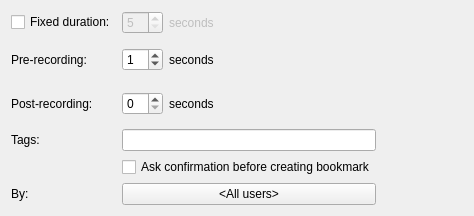
<?xml version="1.0" encoding="UTF-8"?>
<ui version="4.0">
 <class>BookmarkBusinessActionWidget</class>
 <widget class="QWidget" name="BookmarkBusinessActionWidget">
  <property name="geometry">
   <rect>
    <x>0</x>
    <y>0</y>
    <width>474</width>
    <height>216</height>
   </rect>
  </property>
  <property name="windowTitle">
   <string/>
  </property>
  <layout class="QGridLayout" name="gridLayout">
   <item row="1" column="2">
    <widget class="QWidget" name="recordBeforeWidget" native="true">
     <property name="enabled">
      <bool>true</bool>
     </property>
     <layout class="QHBoxLayout" name="horizontalLayout_4" stretch="0,1">
      <property name="leftMargin">
       <number>0</number>
      </property>
      <property name="topMargin">
       <number>0</number>
      </property>
      <property name="rightMargin">
       <number>0</number>
      </property>
      <property name="bottomMargin">
       <number>0</number>
      </property>
      <item>
       <widget class="QSpinBox" name="recordBeforeSpinBox">
        <property name="suffix">
         <string/>
        </property>
        <property name="minimum">
         <number>0</number>
        </property>
        <property name="maximum">
         <number>30</number>
        </property>
        <property name="value">
         <number>1</number>
        </property>
       </widget>
      </item>
      <item>
       <widget class="QLabel" name="recordBeforeSuffixLabel">
        <property name="text">
         <string>seconds</string>
        </property>
       </widget>
      </item>
     </layout>
    </widget>
   </item>
   <item row="2" column="2">
    <widget class="QWidget" name="recordAfterWidget" native="true">
     <property name="enabled">
      <bool>true</bool>
     </property>
     <layout class="QHBoxLayout" name="horizontalLayout_5" stretch="0,1">
      <property name="leftMargin">
       <number>0</number>
      </property>
      <property name="topMargin">
       <number>0</number>
      </property>
      <property name="rightMargin">
       <number>0</number>
      </property>
      <property name="bottomMargin">
       <number>0</number>
      </property>
      <item>
       <widget class="QSpinBox" name="recordAfterSpinBox">
        <property name="suffix">
         <string/>
        </property>
        <property name="minimum">
         <number>0</number>
        </property>
        <property name="maximum">
         <number>30</number>
        </property>
        <property name="value">
         <number>0</number>
        </property>
       </widget>
      </item>
      <item>
       <widget class="QLabel" name="recordAfterSuffixLabel">
        <property name="text">
         <string>seconds</string>
        </property>
       </widget>
      </item>
     </layout>
    </widget>
   </item>
   <item row="0" column="2">
    <widget class="QWidget" name="durationWidget" native="true">
     <property name="enabled">
      <bool>false</bool>
     </property>
     <layout class="QHBoxLayout" name="horizontalLayout" stretch="0,1">
      <property name="leftMargin">
       <number>0</number>
      </property>
      <property name="topMargin">
       <number>0</number>
      </property>
      <property name="rightMargin">
       <number>0</number>
      </property>
      <property name="bottomMargin">
       <number>0</number>
      </property>
      <item>
       <widget class="QSpinBox" name="durationSpinBox">
        <property name="suffix">
         <string/>
        </property>
        <property name="minimum">
         <number>5</number>
        </property>
        <property name="maximum">
         <number>30</number>
        </property>
       </widget>
      </item>
      <item>
       <widget class="QLabel" name="durationSuffixLabel">
        <property name="text">
         <string>seconds</string>
        </property>
       </widget>
      </item>
     </layout>
    </widget>
   </item>
   <item row="0" column="0">
    <widget class="QCheckBox" name="fixedDurationCheckBox">
     <property name="text">
      <string>Fixed duration:</string>
     </property>
    </widget>
   </item>
   <item row="6" column="0">
    <widget class="QLabel" name="confirmationByLabel">
     <property name="text">
      <string>By:</string>
     </property>
     <property name="alignment">
      <set>Qt::AlignLeading|Qt::AlignLeft|Qt::AlignVCenter</set>
     </property>
    </widget>
   </item>
   <item row="1" column="0">
    <widget class="QLabel" name="recordBeforeLabel">
     <property name="text">
      <string>Pre-recording:</string>
     </property>
    </widget>
   </item>
   <item row="3" column="0">
    <widget class="QLabel" name="tagsLabel">
     <property name="text">
      <string>Tags:</string>
     </property>
    </widget>
   </item>
   <item row="3" column="2">
    <widget class="QLineEdit" name="tagsLineEdit"/>
   </item>
   <item row="4" column="2">
    <widget class="QCheckBox" name="needConfirmationCheckBox">
     <property name="text">
      <string>Ask confirmation before creating bookmark</string>
     </property>
    </widget>
   </item>
   <item row="2" column="0">
    <widget class="QLabel" name="recordAfterLabel">
     <property name="text">
      <string>Post-recording:</string>
     </property>
    </widget>
   </item>
   <item row="6" column="3">
    <spacer name="horizontalSpacer">
     <property name="orientation">
      <enum>Qt::Horizontal</enum>
     </property>
     <property name="sizeHint" stdset="0">
      <size>
       <width>40</width>
       <height>20</height>
      </size>
     </property>
    </spacer>
   </item>
   <item row="6" column="2">
    <widget class="QPushButton" name="selectUsersButton">
     <property name="text">
      <string notr="true">&lt;All users&gt;</string>
     </property>
    </widget>
   </item>
  </layout>
 </widget>
 <resources/>
 <connections/>
</ui>
